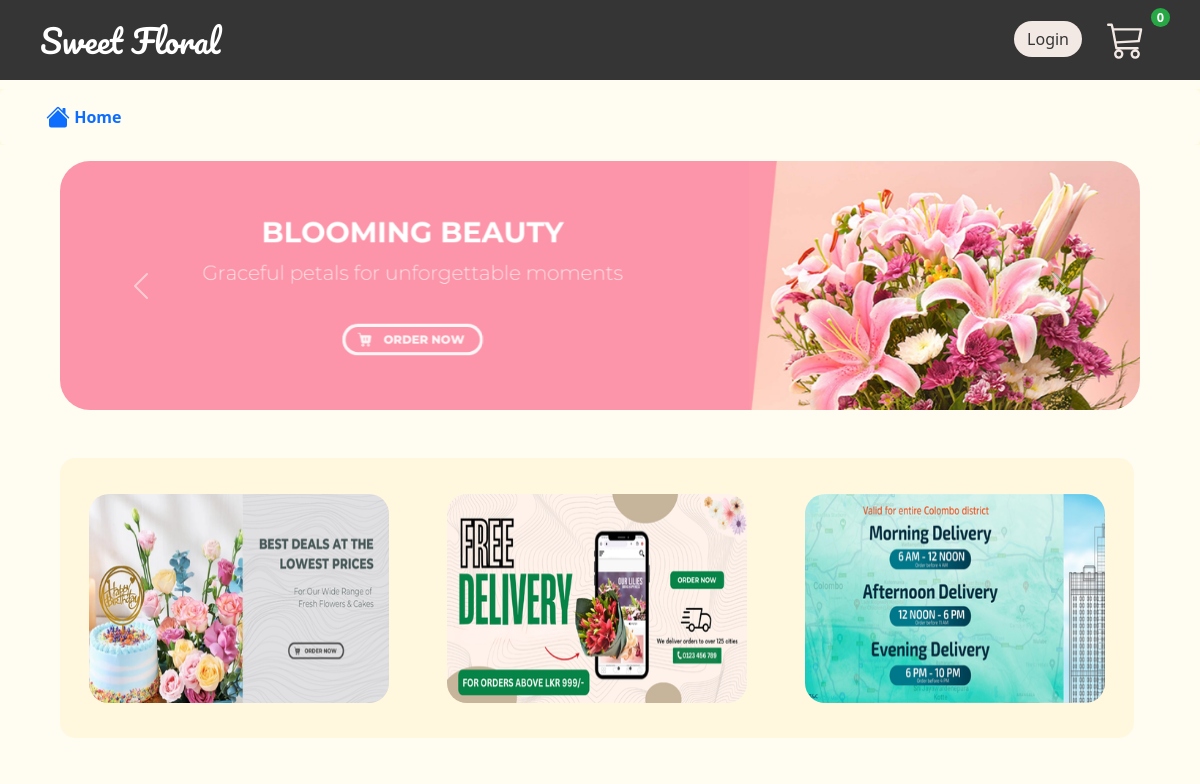
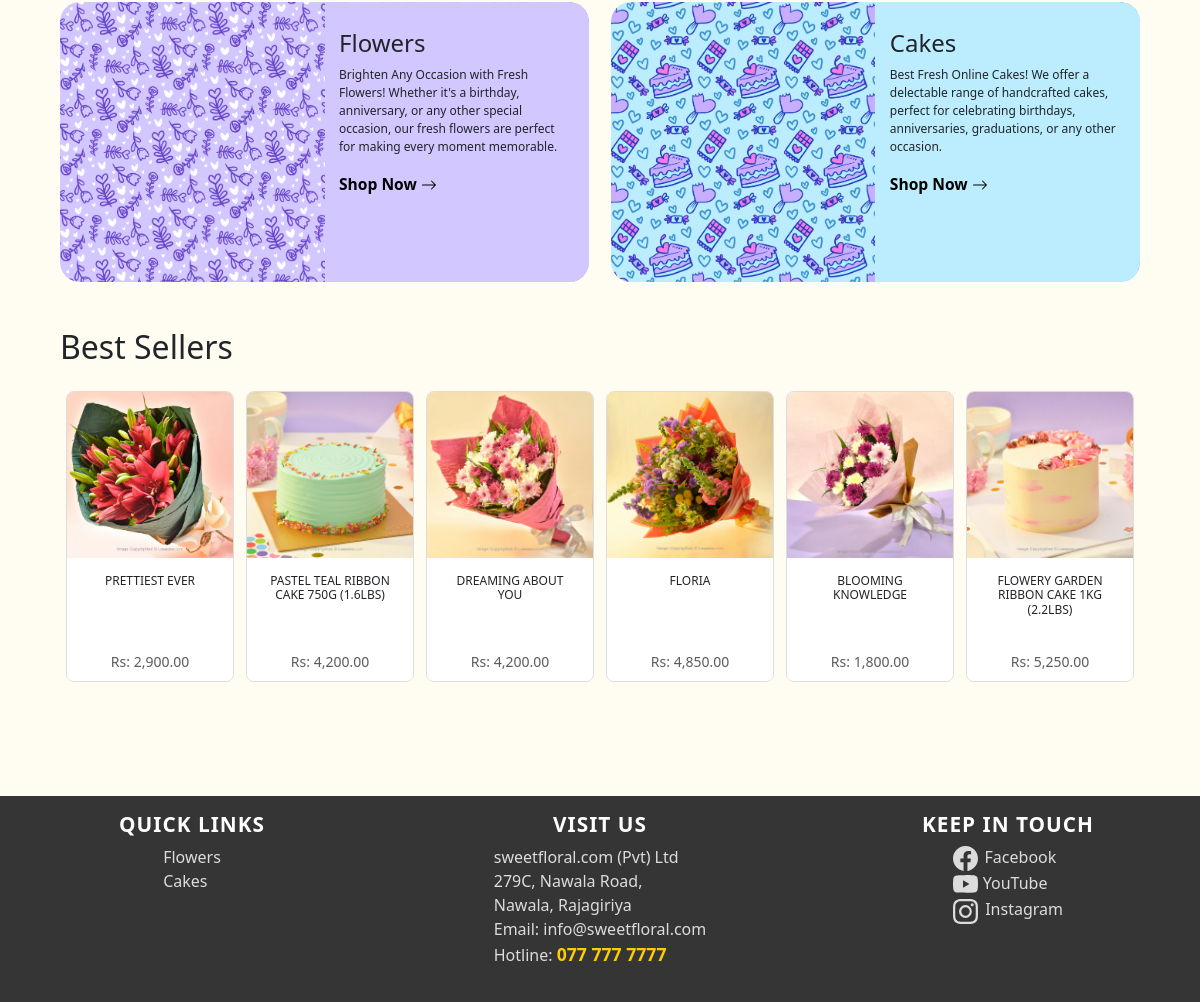
The page / on the database its author committed (2 pictures, top to bottom).
### tables this page shows
CREATE TABLE `product` (
  `product_code` varchar(30) NOT NULL,
  `product_name` varchar(50) NOT NULL,
  `product_description` text NOT NULL,
  `product_image` varchar(200) NOT NULL,
  `product_category` varchar(50) NOT NULL,
  `product_stock` int(11) NOT NULL,
  `product_price` decimal(10,0) NOT NULL
);

### index.php (the view, shortened to what this page needs)
<?php
include 'conn.php';
$query = "SELECT * FROM product ORDER BY RAND() LIMIT 6";
$result = $conn->query($query);
?>
<!DOCTYPE html>
<html lang="en">
<head>
    <link href="https://cdn.jsdelivr.net/npm/bootstrap@5.3.3/dist/css/bootstrap.min.css" rel="stylesheet">
    <link rel="stylesheet" href="index.css">
</head>
<body>
    <?php include 'navbar.php'; ?>
    <div style="padding-top: 2.4vh;"></div>
    <nav aria-label="breadcrumb">
        <ol class="breadcrumb p-3 rounded" style="background-color: #fffcf2; font-weight: bold;">
            <li class="breadcrumb-item active" style="padding: 0 0 0 2.5vw;">
                <a href="index.php" class="text-decoration-none text-primary">
                    Home
                </a>
            </li>
        </ol>
    </nav>
    <div style="padding: 0 5vw;">
        <div id="carouselExampleAutoplaying" class="carousel slide" data-bs-ride="carousel">
            <div class="carousel-inner">
                <div class="carousel-item active">
                    <img src="images/index/banner/banner-1.png" class="d-block w-100" alt="...">
                </div>
            </div>
            <button class="carousel-control-prev" type="button" data-bs-target="#carouselExampleAutoplaying" data-bs-slide="prev">
                <span class="carousel-control-prev-icon" aria-hidden="true"></span>
            </button>
            <button class="carousel-control-next" type="button" data-bs-target="#carouselExampleAutoplaying" data-bs-slide="next">
                <span class="carousel-control-next-icon" aria-hidden="true"></span>
            </button>
        </div>
        <div class="container">
            <div class="row promo">
                <div class="col">
                    <img src="images/index/promo/promo-1.png" id="promo" class="img-fluid" alt="Promotion 1">
                </div>
                <div class="col">
                    <img src="images/index/promo/promo-2.png" id="promo" class="img-fluid" alt="Promotion 2">
                </div>
                <div class="col">
                    <img src="images/index/promo/promo-3.png" id="promo" class="img-fluid" alt="Promotion 3">
                </div>
            </div>
        </div>
        <div class="container-fluid" id="categories">
            <div class="row">
                <div class="card" id="category-card" onclick="window.location.href='flowers.php'" style="cursor: pointer;">
                    <div class="row">
                        <div class="col" id="category-image1">
                            <img src="images/index/bg.png" class="img-fluid" alt="...">
                        </div>
                        <div class="col" id="category-image1">
                            <img src="images/index/purple-bg.png" class="img-fluid" alt="...">
                            <div class="card-img-overlay">
                                <h4 class="card-title cat">Flowers</h4>
                                <p class="card-text">Brighten Any Occasion with Fresh Flowers! Whether it's a birthday, anniversary, or any other special occasion, our fresh flowers are perfect for making every moment memorable.</p>
                                <h5 class="shop-now">Shop Now
                                    <svg xmlns="http://www.w3.org/2000/svg" width="16" height="16" fill="currentColor" class="bi bi-arrow-right" viewBox="0 0 16 16">
                                    <path fill-rule="evenodd" d="M1 8a.5.5 0 0 1 .5-.5h11.793l-3.147-3.146a.5.5 0 0 1 .708-.708l4 4a.5.5 0 0 1 0 .708l-4 4a.5.5 0 0 1-.708-.708L13.293 8.5H1.5A.5.5 0 0 1 1 8"/>
                                    </svg>
                                </h5>
                            </div>
                        </div>
                    </div>
                </div>
                <div class="card" id="category-card" onclick="window.location.href='cakes.php'" style="cursor: pointer;">
                    <div class="row">
                        <div class="col" id="category-image2">
                            <img src="images/index/bg.png" class="img-fluid" alt="...">
                        </div>
                        <div class="col" id="category-image2">
                            <img src="images/index/blue-bg.png" class="img-fluid" alt="...">
                            <div class="card-img-overlay">
                                <h4 class="card-title cat">Cakes</h4>
                                <p class="card-text">Best Fresh Online Cakes! We offer a delectable range of handcrafted cakes, perfect for celebrating birthdays, anniversaries, graduations, or any other occasion.</p>
                                <h5 class="shop-now">Shop Now
                                    <svg xmlns="http://www.w3.org/2000/svg" width="16" height="16" fill="currentColor" class="bi bi-arrow-right" viewBox="0 0 16 16">
                                    <path fill-rule="evenodd" d="M1 8a.5.5 0 0 1 .5-.5h11.793l-3.147-3.146a.5.5 0 0 1 .708-.708l4 4a.5.5 0 0 1 0 .708l-4 4a.5.5 0 0 1-.708-.708L13.293 8.5H1.5A.5.5 0 0 1 1 8"/>
                                    </svg>
                                </h5>
                            </div>
                        </div>
                    </div>
                </div>
            </div>
        </div>
        <div id="bestsellers">
            <h2>Best Sellers</h2>
        </div>
        <div class="container my-4" id="product-grid">
            <div id="productRow" class="d-flex overflow-auto">
                <?php while ($row = $result->fetch_assoc()): ?>
                    <a href="viewproduct.php?product_code=<?php echo $row['product_code']; ?>" style="text-decoration:none" class="card product-card" id="product-card">
                        <img src="<?php echo $row['product_image']; ?>" class="img-fluid" alt="<?php echo $row['product_name']; ?>">
                        <div class="card-body text-center">
                            <h5 class="card-title product-title"><?php echo $row['product_name']; ?></h5>
                        </div>
                        <div class="card-footer product-price">
                            <small class="text-body-secondary">Rs: <?php echo number_format($row['product_price'], 2); ?></small>
                        </div>
                    </a>
                <?php endwhile; ?>
            </div>
        </div>
    </div>
</body>
</html>

### navbar.php (shortened to what this page needs)
<link rel="stylesheet" href="navbar.css">
<header class="navbar navbar-expand-lg navbar-dark">
    <div class="container">
        <a class="navbar-brand" href="index.php" id="logo">Sweet Floral</a>
        <div class="collapse navbar-collapse" id="navbarNav">
            <ul class="navbar-nav ms-auto">
                <li class="nav-item">
                    <?php
                    if (!isset($_SESSION['user_id'])) {
                        echo '<a href="login.php">
                                <button type="button" class="btn" style="color: #353535; background-color: #f2e9e4; margin: 1vh 1vw 0 0; border-radius: 20px; padding: 0.6vh 1vw;">
                                    Login
                                </button>
                              </a>';
                    }
                    ?>
                </li>
                <li class="nav-item cart-icon">
                    <button class="btn" type="button" data-bs-toggle="offcanvas" data-bs-target="#cartOffcanvas" aria-controls="cartOffcanvas">
                        <span class="badge" id="cart-count">0</span>
                    </button>
                </li>
            </ul>
        </div>
    </div>
</header>

### index.css (style rules this page uses)
body { max-width: 100%; overflow-x: hidden; background-color: #fffcf2; }
nav { background-color: #fefae0; }
#carouselExampleAutoplaying { margin: 0 auto; padding: 0; }
.carousel-inner { border-radius: 30px; }
.carousel-item { text-align: center; }
#promo { margin: 20px 1px 20px 1px; border-radius: 20px; width: 25vw; }
.container { margin: 6vh 0; padding: 0; max-width: 100%; }
.row { display: inline-flex; justify-content: space-between; padding-left: 0; height: 35vh; }
.promo { width: 89.5vw; border-radius: 15px; -moz-border-radius: 15px; background-color: #fff8df; margin-left: 0; }
.col { display: flex; justify-content: center; padding: 1.3vw 0; }
.card-img-overlay { left: 50%; padding-top: 5%; padding-left: 1.2vw; }
.card-title { font-size: 1vw; text-wrap: auto; }
.cat { font-size: 2vw; }
.card-text { font-size: 1vw; }
#category-image1 { padding: 0; background-image: url("images/index/f1.png"); background-size: 140%; transition: 0.4s ease-in-out; }
#category-image2 { padding: 0; background-image: url("images/index/c1.png"); background-size: 140%; transition: 0.4s ease-in-out; }
.shop-now { position: relative; display: inline-block; color: black; text-decoration: none; font-size: 1.3vw; font-weight: bold; }
.shop-now::after { content: ''; position: absolute; width: 100%; transform: scaleX(0); height: 3px; bottom: 0; left: 0; background-color: black; transform-origin: bottom right; transition: transform 0.25s ease-out; }
#categories { margin: 5vh 0; }
#category-card { width: 49%; border-radius: 20px; overflow: hidden; transition: transform 0.2s ease-in-out; border: white; padding: 0; }
#bestsellers { margin-top: 1vh; }
#product-grid { display: grid; gap: 1rem; padding: 0rem; }
.product-card { border: 1px solid #ddd; border-radius: 8px; margin: 0 .5vw; overflow: hidden; transition: transform 0.2s ease-in-out; }
#product-card { width: 20vw; }
.product-card img { object-fit: cover; }
.d-flex.overflow-auto { white-space: nowrap; padding-bottom: 10px; }
.product-price { font-size: 1rem; text-wrap: auto; background-color: white; border: 0px solid #ffffff; text-align: center; }
#productRow { margin-bottom: 10vh; }
html { scrollbar-width: thin; scrollbar-color: #888 #f1f1f1; scroll-behavior: smooth; }

### navbar.css (style rules this page uses)
.navbar { position: fixed; height: 10vh; padding: 0 5vh; top: 0; left: 0; width: 100%; background-color: #353535; z-index: 1000; }
.navbar-brand { font-size: 1.5rem; font-weight: bold; color: #ffffff; }
.cart-icon { position: relative; }
.cart-icon .badge { position: absolute; top: -5px; right: -10px; background-color: #28a745; color: #fff; font-size: 0.8rem; border-radius: 50%; padding: 3px 6px; }
button { font-weight: bold; }
body { padding-top: 70px; max-width: 100%; overflow-x: hidden; }

### footer.css (style rules this page uses)
.footer { background-color: #353535; color: #dcdcdc; padding: 2vh 0 4.3vh 0; width: 100vw; }
.footer .container { margin: 0vh 0; }
.footer h5 { color: #ffffff; font-size: 1.3rem; font-weight: bold; text-transform: uppercase; letter-spacing: 1px; }
.footer a { color: #dcdcdc; font-size: 1rem; text-decoration: none; transition: color 0.3s, transform 0.3s; }
.footer .row { display: flex; height: fit-content; }
.footer .col-md-4 { display: flex; align-items: center; flex-direction: column; }
.footer .hotline { font-size: 1.1rem; font-weight: bold; color: #ffcc00; }

### navbar.php (style rules this page uses)
#logo { font-family: "Pacifico", serif; font-weight: 400; font-style: normal; font-size: 4vh; }

### rows shown on the page
product: shows a picture, product_name "PRETTIEST EVER", product_price "2,900.00"
product: shows a picture, product_name "PASTEL TEAL RIBBON CAKE 750G (1.6LBS)", product_price "4,200.00"
product: shows a picture, product_name "DREAMING ABOUT YOU", product_price "4,200.00"
product: shows a picture, product_name "FLORIA", product_price "4,850.00"
product: shows a picture, product_name "BLOOMING KNOWLEDGE", product_price "1,800.00"
product: shows a picture, product_name "FLOWERY GARDEN RIBBON CAKE 1KG (2.2LBS)", product_price "5,250.00"
